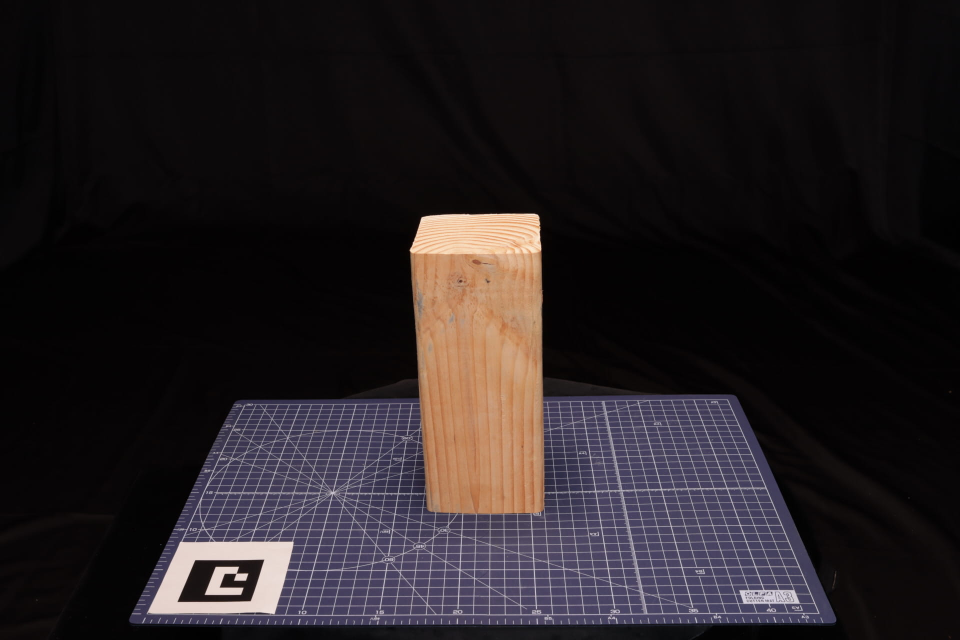
#> input picture submodules/aruco-estimator/img/wood_orig.jpg, 1920 x 1280 px (shown at 1/2 size)
$ python -i aruco.py   (imports and definitions only)
#> lines starting #> are read from the running program, lines starting #| are printed output that depends on the picture
#> further down, picture is the input picture: shape (1280, 1920, 3); mean B, G, R 33.9, 31.2, 37
#!/usr/bin/env python
# -*- coding: utf-8 -*-

"""
Copyright (c) 2022 Lukas Meyer
Licensed under the MIT License.
See LICENSE file for more information.
"""

# Built-in/Generic Imports
from typing import Union
from typing import Tuple

# Libs
import cv2
from cv2 import aruco
import matplotlib.pyplot as plt
import numpy as np
import open3d as o3d
from PIL import Image
# Own modules

import sys
sys.path.append("C:/Users/meyerls/Documents/AIST/code/gaussian-splatting/colmap-wrapper")
from colmap_wrapper.visualization.visualization import *


def ray_cast_aruco_corners(extrinsics: np.ndarray, intrinsics: np.ndarray, corners: tuple) \
        -> Tuple[np.ndarray, np.ndarray]:
    '''

    n = x @ K^-1 @ R.T

    :param extrinsics:
    :param intrinsics:
    :param corners:
    :return:
    '''
    R, camera_origin = extrinsics[:3, :3], extrinsics[:3, 3]
    aruco_corners = np.concatenate((corners[0][0], np.ones((4, 1))), axis=1)
    rays = aruco_corners @ np.linalg.inv(intrinsics).T @ R.T
    rays_norm = rays / np.linalg.norm(rays, ord=2, axis=1, keepdims=True)

    return camera_origin, rays_norm


def load_image(image_path: str) -> np.ndarray:
    """
    Load Image. This takes almost 50% of the time. Would be nice if it is possible to speed up this process. Any
    ideas?

    :param image_path:
    :return:
    """
    return cv2.imread(image_path)#np.asarray(Image.open(image_path))


class ArucoDetection:
    def __init__(self, dict_type: int = aruco.DICT_4X4_1000):
        """
        More information on aruco parameters: https://docs.opencv.org/4.x/d1/dcd/structcv_1_1aruco_1_1DetectorParameters.html

        @param dict_type:
        """
        self.dict_type = dict_type
        self.aruco_dict = aruco.Dictionary_get(dict_type)
        self.aruco_parameters = aruco.DetectorParameters_create()

        # [17 lines of commented-out code are left out]

    def detect_aruco_marker(self, image: Union[np.ndarray, str]) -> Tuple[tuple, np.ndarray, np.ndarray]:
        return detect_aruco_marker(image=image, dict_type=self.aruco_dict, aruco_parameters=self.aruco_parameters)


def detect_aruco_marker(image: np.ndarray, dict_type: int = aruco.DICT_4X4_1000,
                        aruco_parameters: cv2.aruco.DetectorParameters = aruco.DetectorParameters_create()) -> Tuple[
    tuple, np.ndarray]:
    """
    More information on aruco parameters: https://docs.opencv.org/4.x/d1/dcd/structcv_1_1aruco_1_1DetectorParameters.html

    @param dict_type:
    @param image:
    @param aruco_parameters:
    """
#> called with dict_type = 3

    # Info: https://docs.opencv.org/4.x/d5/dae/tutorial_aruco_detection.html
    aruco_dict = aruco.Dictionary_get(dict_type)
    aruco_parameters = aruco.DetectorParameters_create()

    aruco_parameters.polygonalApproxAccuracyRate = 0.01
    aruco_parameters.minMarkerPerimeterRate = 0.1
    aruco_parameters.maxMarkerPerimeterRate = 4.0
    """
    Aruco Corners

        p1------------p2
        |             |
        |             |
        |             |
        |             |
        p4------------p3

    :param image:
    :return:
    """
    if isinstance(image, np.ndarray):
        pass
    elif isinstance(image, str):
        image = load_image(image_path=image)
    else:
        raise NotImplementedError

    image_size = image.shape
#> image_size = (1280, 1920, 3)
    gray = cv2.cvtColor(image, cv2.COLOR_BGR2GRAY)
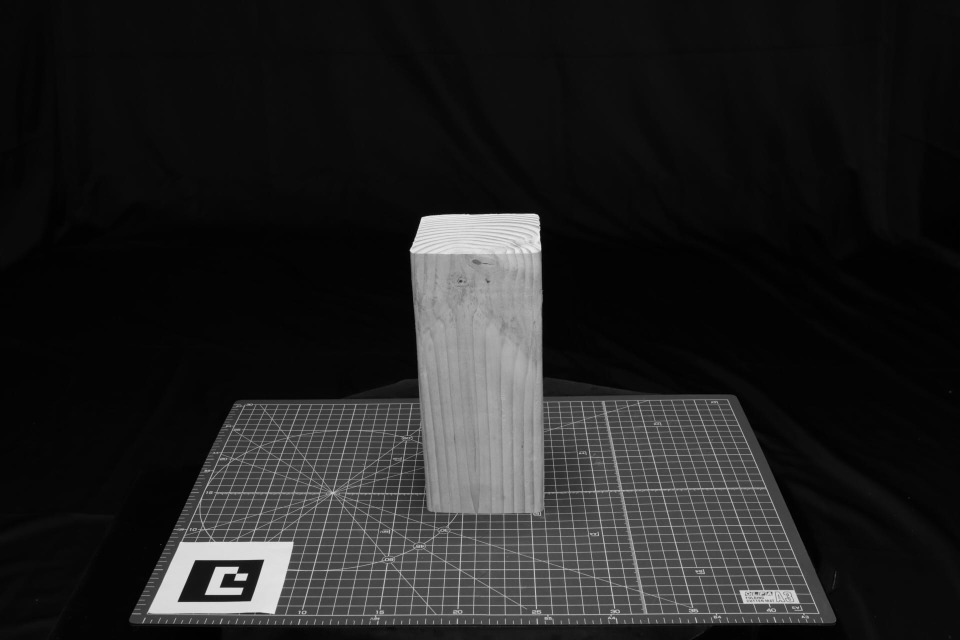
#> gray: shape (1280, 1920) (shown at 1/2 size); min 0, max 247, mean 33.4
    corners, aruco_id, rejected_img_points = aruco.detectMarkers(gray,
                                                                 aruco_dict,
                                                                 parameters=aruco_parameters)
#> corners = ([[355, 1203], [390, 1120], [527, 1119], [500, 1202]],); aruco_id = [1]; rejected_img_points = ()

    if aruco_id is None:
        return None, None, image_size

    if False:
        if len(corners) > 0:

            # flatten the ArUco IDs list
            ids = aruco_id.flatten()
            # loop over the detected ArUCo corners
            for (markerCorner, markerID) in zip(corners, ids):
                image = cv2.cvtColor(image, cv2.COLOR_BGR2RGB)

                # extract the marker corners (which are always returned in
                # top-left, top-right, bottom-right, and bottom-left order)
                corners_plot = markerCorner.reshape((4, 2))
                (topLeft, topRight, bottomRight, bottomLeft) = corners_plot
                # convert each of the (x, y)-coordinate pairs to integers
                topRight = (int(topRight[0]), int(topRight[1]))
                bottomRight = (int(bottomRight[0]), int(bottomRight[1]))
                bottomLeft = (int(bottomLeft[0]), int(bottomLeft[1]))
                topLeft = (int(topLeft[0]), int(topLeft[1]))

                # draw the bounding box of the ArUCo detection
                cv2.line(image, topLeft, topRight, (0, 255, 0), 25)
                cv2.line(image, topRight, bottomRight, (0, 255, 0), 25)
                cv2.line(image, bottomRight, bottomLeft, (0, 255, 0), 25)
                cv2.line(image, bottomLeft, topLeft, (0, 255, 0), 25)
                # compute and draw the center (x, y)-coordinates of the ArUco
                # marker
                cX = int((topLeft[0] + bottomRight[0]) / 2.0)
                cY = int((topLeft[1] + bottomRight[1]) / 2.0)
                cv2.circle(image, (cX, cY), 4, (0, 0, 255), 5)
                # draw the ArUco marker ID on the image
                cv2.putText(image, str(markerID),
                            (topLeft[0], topLeft[1] - 15), cv2.FONT_HERSHEY_SIMPLEX,
                            0.5, (0, 255, 0), 10)
                width = int(image.shape[1] * 0.3 )
                height = int(image.shape[0] * 0.3 )
                dim = (width, height)
                image = cv2.resize(image, dim)

                plt.imshow(image, cmap='gray')
                plt.show()

    del gray
    del image

    return corners, aruco_id, image_size

>>> import cv2
>>> picture = cv2.imread('../img/wood_orig.jpg')
>>> result = detect_aruco_marker(picture)
#> result = (([[355, 1203], [390, 1120], [527, 1119], [500, 1202]],), [1], (1280, 1920, 3))
